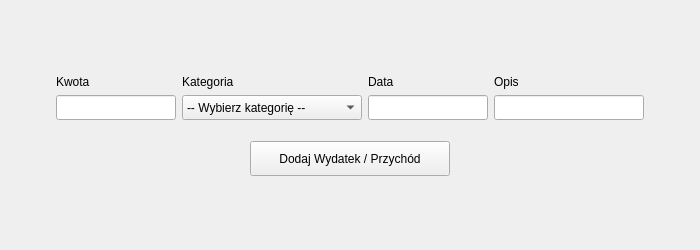
<?xml version="1.0" encoding="UTF-8"?>
<ui version="4.0">
 <class>AddTransaction</class>
 <widget class="QWidget" name="AddTransaction">
  <property name="geometry">
   <rect>
    <x>0</x>
    <y>0</y>
    <width>700</width>
    <height>250</height>
   </rect>
  </property>
  <property name="windowTitle">
   <string>Form</string>
  </property>
  <layout class="QVBoxLayout" name="verticalLayout">
   <item>
    <spacer name="verticalSpacerTop">
     <property name="orientation"><enum>Qt::Vertical</enum></property>
     <property name="sizeHint" stdset="0"><size><width>20</width><height>40</height></size></property>
    </spacer>
   </item>
   <item>
    <layout class="QHBoxLayout" name="horizontalLayoutCenter">
     <item>
      <spacer name="horizontalSpacerLeft">
       <property name="orientation"><enum>Qt::Horizontal</enum></property>
       <property name="sizeHint" stdset="0"><size><width>40</width><height>20</height></size></property>
      </spacer>
     </item>
     <item>
      <layout class="QVBoxLayout" name="verticalLayoutForm">
       <item>
        <layout class="QGridLayout" name="gridLayout">
         <item row="0" column="0">
          <widget class="QLabel" name="label">
           <property name="text"><string>Kwota</string></property>
          </widget>
         </item>
         <item row="0" column="1">
          <widget class="QLabel" name="label_3">
           <property name="text"><string>Kategoria</string></property>
          </widget>
         </item>
         <item row="0" column="2">
          <widget class="QLabel" name="label_4">
           <property name="text"><string>Data</string></property>
          </widget>
         </item>
         <item row="0" column="3">
          <widget class="QLabel" name="label_5">
           <property name="text"><string>Opis</string></property>
          </widget>
         </item>
         <item row="1" column="0">
          <widget class="QLineEdit" name="editAmount">
           <property name="minimumSize"><size><width>120</width><height>25</height></size></property>
          </widget>
         </item>
         <item row="1" column="1">
          <widget class="QComboBox" name="comboType">
           <property name="minimumSize"><size><width>180</width><height>25</height></size></property>
           <item><property name="text"><string>-- Wybierz kategorię --</string></property></item>
          </widget>
         </item>
         <item row="1" column="2">
          <widget class="QLineEdit" name="editDate">
           <property name="minimumSize"><size><width>120</width><height>25</height></size></property>
          </widget>
         </item>
         <item row="1" column="3">
          <widget class="QLineEdit" name="lineEdit">
           <property name="minimumSize"><size><width>150</width><height>25</height></size></property>
          </widget>
         </item>
        </layout>
       </item>
       <item>
        <spacer name="verticalSpacerMid">
         <property name="orientation"><enum>Qt::Vertical</enum></property>
         <property name="sizeType"><enum>QSizePolicy::Fixed</enum></property>
         <property name="sizeHint" stdset="0"><size><width>20</width><height>15</height></size></property>
        </spacer>
       </item>
       <item>
        <layout class="QHBoxLayout" name="horizontalLayoutBtn">
         <item>
          <spacer name="horizontalSpacerBtnLeft">
           <property name="orientation"><enum>Qt::Horizontal</enum></property>
           <property name="sizeHint" stdset="0"><size><width>40</width><height>20</height></size></property>
          </spacer>
         </item>
         <item>
          <widget class="QPushButton" name="pushButton">
           <property name="minimumSize"><size><width>200</width><height>35</height></size></property>
           <property name="text"><string>Dodaj Wydatek / Przychód</string></property>
          </widget>
         </item>
         <item>
          <spacer name="horizontalSpacerBtnRight">
           <property name="orientation"><enum>Qt::Horizontal</enum></property>
           <property name="sizeHint" stdset="0"><size><width>40</width><height>20</height></size></property>
          </spacer>
         </item>
        </layout>
       </item>
      </layout>
     </item>
     <item>
      <spacer name="horizontalSpacerRight">
       <property name="orientation"><enum>Qt::Horizontal</enum></property>
       <property name="sizeHint" stdset="0"><size><width>40</width><height>20</height></size></property>
      </spacer>
     </item>
    </layout>
   </item>
   <item>
    <spacer name="verticalSpacerBottom">
     <property name="orientation"><enum>Qt::Vertical</enum></property>
     <property name="sizeHint" stdset="0"><size><width>20</width><height>40</height></size></property>
    </spacer>
   </item>
  </layout>
 </widget>
 <resources/>
 <connections/>
</ui>
